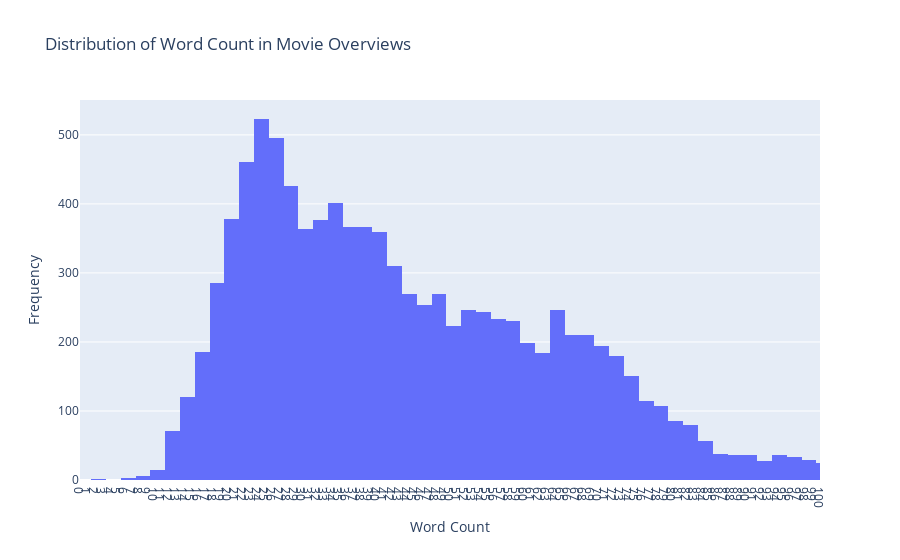

Notebook source saved alongside this figure:
### Code cell
import plotly.graph_objects as go

word_count = df["overview"].str.split().str.len()

fig = go.Figure(data=[go.Histogram(x=word_count)])

fig.update_layout(
    title="Distribution of Word Count in Movie Overviews",
    xaxis_title="Word Count",
    yaxis_title="Frequency",
    xaxis=dict(
        tickmode='linear',
        dtick=1,
        range=[0, 100]
    )
)
fig.show()

### Figure 1 — Plotly figure (JSON) as saved in the notebook; plotly's stock layout.template omitted (floating-point values rounded to 4 significant figures; data arrays with more than 128 entries replaced by an {"elided": "..."} marker saying what was removed)
{"data": [{"type": "histogram", "x": {"elided": "9980 int values"}}], "layout": {"title": {"text": "Distribution of Word Count in Movie Overviews"}, "xaxis": {"dtick": 1, "range": [0, 100], "tickmode": "linear", "title": {"text": "Word Count"}}, "yaxis": {"title": {"text": "Frequency"}}}}
